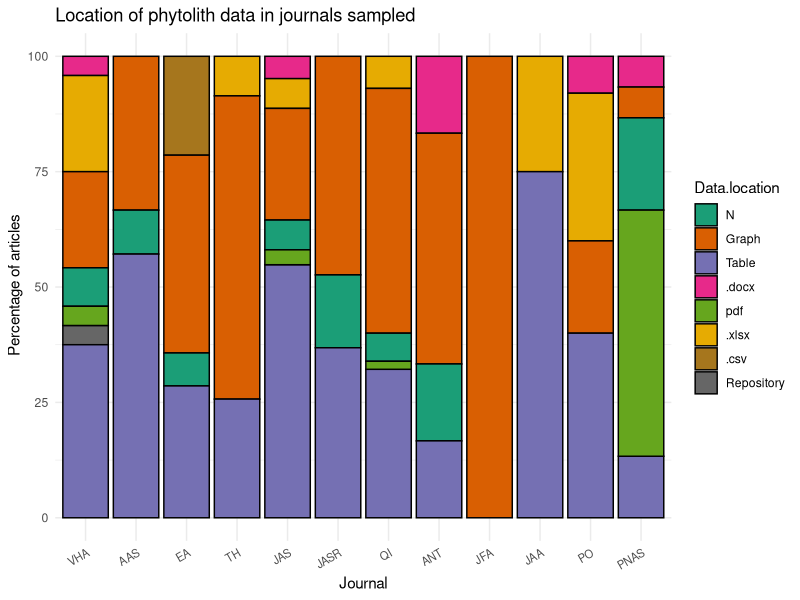

This chart was generated by the following R code:
#open packages needed and read in the data
library(tidyverse)
library(here)

#reading in the data and rename it as a tibble with shorter name
Open_phytos <- read_csv(here("raw data", "Open_Phyto_2020_cleaned.csv"))

# selecting the data column and rows for figure, counting by data location

Data_location_all_journal <- Open_phytos %>% 
  rename_with(make.names) %>%
  select("Journal", "Data.location") %>% 
  group_by(Journal) %>% 
  count(Data.location)

# calculating percentage
data_locations_all_percent <- Data_location_all_journal %>% 
  mutate (Percent = n / sum(n) * 100)
  
library(ggplot2)

# plotting a barchart 
data_locations_all_percent %>% 
  ggplot(aes(x = factor(Journal), y = Percent, fill = Data.location)) + #selecting the x and y axis values and also the stacked bar fills fpr the legend 
  geom_col(color = "black") + # making a stacked bar chart that has black outline
  theme_minimal() + #graph theme
  labs(title = "Location of phytolith data in journals sampled",
       x = "Journal",
       y = " Percentage of articles") + #labelling the graph
  theme(axis.text.x = element_text(angle = 30, hjust = 1, vjust = 1, size = 8)) +
  scale_x_discrete(limits = c("Vegetation History and Archaeobotany", "Archaeological and Anthropological Sciences", "Environmental Archaeology", "The Holocene", "Journal of Archaeological Science", "Journal of Archaeological Science reports", "Quaternary International", "Antiquity", "Journal of Field Archaeology",	
"Journal of Anthropological Archaeology", "PLoS One","Proceedings of the National Academy of Sciences"), labels = c("VHA", "AAS", "EA", "TH", "JAS", "JASR", "QI", "ANT", "JFA", "JAA", "PO", "PNAS")) +
  scale_fill_brewer(palette = "Dark2", limits = c("N", "Graph", "Table", ".docx", "pdf", ".xlsx", ".csv", "Repository")) #Dark2 is a colour blind friendly palette 
  
